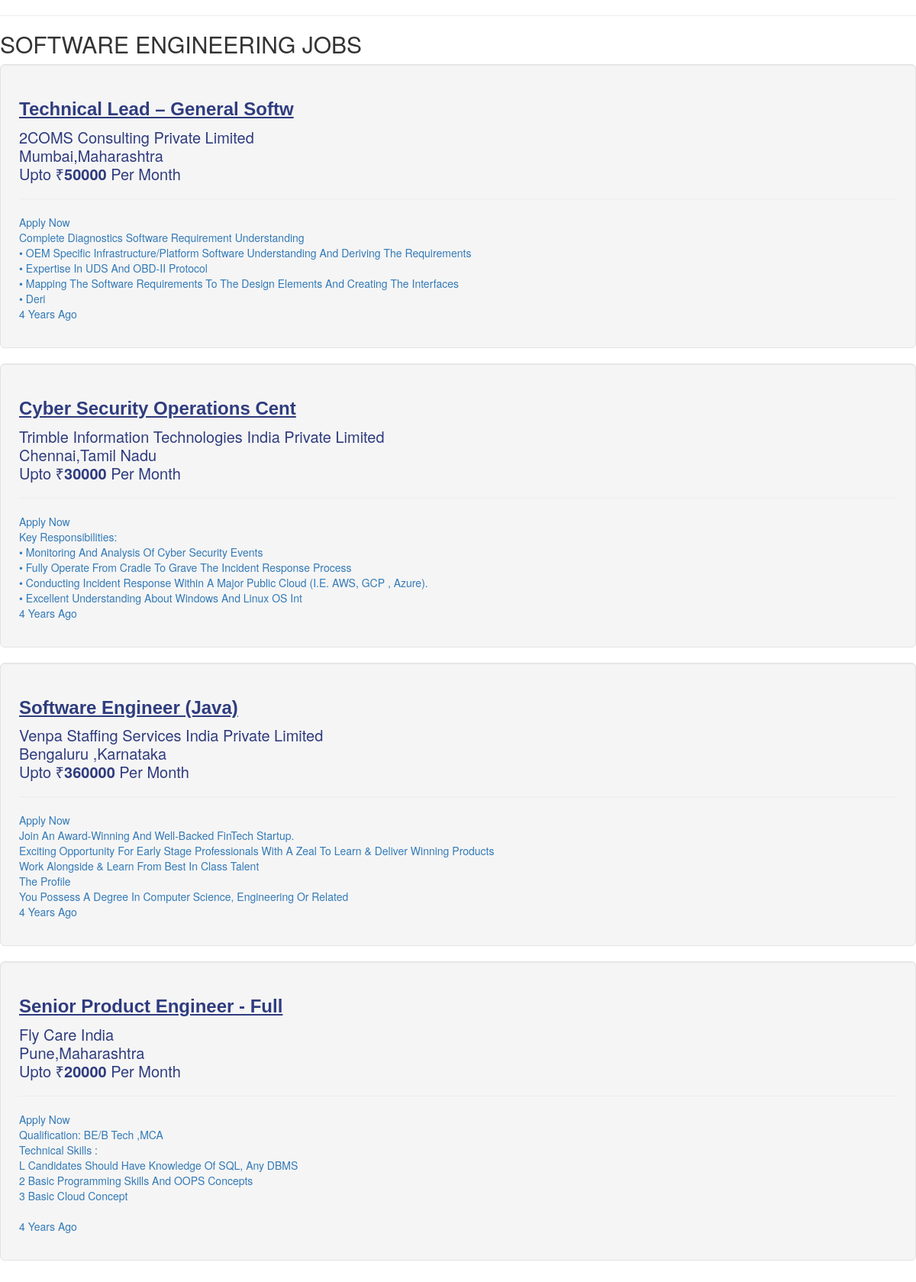
The page /jobs_by_category.php?cat=Software Engineering Jobs on the database its author committed.
### tables this page shows
CREATE TABLE `jobs` (
  `j_id` int(4) NOT NULL,
  `j_category` varchar(40) NOT NULL,
  `j_owner_name` varchar(30) NOT NULL,
  `j_title` varchar(30) NOT NULL,
  `j_date` datetime NOT NULL DEFAULT current_timestamp(),
  `j_hours` float(3,1) NOT NULL,
  `j_salary` int(10) NOT NULL,
  `j_experience` int(3) NOT NULL,
  `j_discription` varchar(300) NOT NULL,
  `j_city` varchar(20) NOT NULL,
  `j_state` varchar(30) NOT NULL,
  `j_active` int(1) NOT NULL DEFAULT 0,
  `j_company` varchar(100) NOT NULL
);

### jobs_by_category.php (the view, shortened to what this page needs)
<?php session_start();
	$link=mysqli_connect("localhost","root","","jobscope") or die("cant connect");
	$q = "select * from jobs where j_category ='".$_GET['cat']."' and j_active=1 order by j_id desc";
	$res = mysqli_query($link,$q) or die("Wrong Query");
?>
<!DOCTYPE html PUBLIC "-//W3C//DTD XHTML 1.0 Strict//EN" "http://www.w3.org/TR/xhtml1/DTD/xhtml1-strict.dtd">
<html xmlns="http://www.w3.org/1999/xhtml">
<head>
  <link rel="stylesheet" href="https://maxcdn.bootstrapcdn.com/bootstrap/3.4.1/css/bootstrap.min.css">
<?php
 function get_date_ago( $time )
	{
		$time_difference = time() - $time;
    $condition = array( 12 * 30 * 24 * 60 * 60 =>  'year',
                30 * 24 * 60 * 60       =>  'month',
                24 * 60 * 60            =>  'day',
                60 * 60                 =>  'hour',
                60                      =>  'minute',
                1                       =>  'second'
    );
    foreach( $condition as $secs => $str )
    {
        $d = $time_difference / $secs;
        if( $d >= 1 )
        {
            $t = round( $d );
            return $t . ' ' . $str . ( $t > 1 ? 's' : '' ) . ' ago';
        }
    }
}
?>
</head>
<body>
<div id="wrapper">
	<div id="page">
		<div id="page-bgtop">
			<hr />
			<div id="content">
				<div class="post">
					<h2 class="title" style="text-transform:Uppercase;"><?php echo $_GET['cat']; ?></h2>
					<div class="entry">
					<?php
						while($row = mysqli_fetch_array($res))
						{
							$timeago= get_date_ago(strtotime($row['j_date']));
							echo '
							<a href="job_details.php?id='.$row['j_id'].'" style=" text-decoration: none;"><div class="well well-lg ho" style=" text-transform: capitalize;">
							<h3><b>'.$row['j_title'].'</b></h3><p>'.
							  $row['j_company'].'<br>'.$row['j_city'].','.$row['j_state'].'<br>'.
							  'Upto &#x20b9;<b>'.$row['j_salary'].'</b> per month<hr>'.
							  'Apply Now'.'<br>'.$row['j_discription'].'<br>'.
							  $timeago.'</p></div></a>';
						}
					?>
					</div>
				</div>
			</div>
			<div style="clear: both;">&nbsp;</div>
		</div>
	</div>
</div>
</body>
</html>

### jobs_by_category.php (style rules this page uses)
div.ho h3 { color:#2F3C7E; font-family: Arial, Helvetica, sans-serif!important; text-decoration: underline; line-height: 1.2; }
div.ho p { color:#2F3C7E; font-size:20px; line-height: 1.2; }

### rows shown on the page
jobs: j_title "Technical Lead – General Softw", j_company "2COMS Consulting Private Limited", j_city "Mumbai", j_state "Maharashtra", j_salary "50000", j_discription "Complete Diagnostics Software Requirement Understanding • OEM Specific Infrastructure/Platform Software Understanding And Deriving The Requirements • Expertise In UDS And OBD-II Protocol • Mapping The Software Requirements To The Design Elements And Creating The Interfaces • Deri", j_date "4 Years Ago"
jobs: j_title "Cyber Security Operations Cent", j_company "Trimble Information Technologies India Private Limited", j_city "Chennai", j_state "Tamil Nadu", j_salary "30000", j_discription "Key Responsibilities: • Monitoring And Analysis Of Cyber Security Events • Fully Operate From Cradle To Grave The Incident Response Process • Conducting Incident Response Within A Major Public Cloud (I.e. AWS, GCP , Azure). • Excellent Understanding About Windows And Linux OS Int", j_date "4 Years Ago"
jobs: j_title "Software Engineer (Java)", j_company "Venpa Staffing Services India Private Limited", j_city "Bengaluru", j_state "Karnataka", j_salary "360000", j_discription "Join An Award-Winning And Well-Backed FinTech Startup. Exciting Opportunity For Early Stage Professionals With A Zeal To Learn & Deliver Winning Products Work Alongside & Learn From Best In Class Talent The Profile You Possess A Degree In Computer Science, Engineering Or Related", j_date "4 Years Ago"
jobs: j_title "Senior Product Engineer - Full", j_company "Fly Care India", j_city "Pune", j_state "Maharashtra", j_salary "20000", j_discription "Qualification: BE/B Tech ,MCA Technical Skills : L Candidates Should Have Knowledge Of SQL, Any DBMS 2 Basic Programming Skills And OOPS Concepts 3 Basic Cloud Concept", j_date "4 Years Ago"

### other values the page prints
$_GET['cat'] "SOFTWARE ENGINEERING JOBS"
